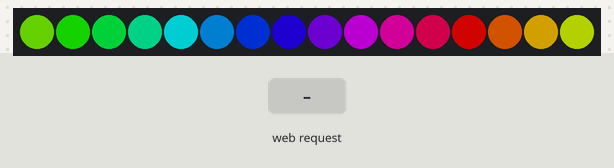
The sketch below on a simulated ESP32-C3. Shown: 16 RGB LEDs in strip order, left to right. Inputs (shaded band) come from the test bench. Dim RGB values are drawn brighter than linear; WiFi joins after 1.5 s; servers stay silent unless stated; EEPROM starts erased; what the sketch prints to the serial monitor is not drawn.

Above: at 1.3 s.
1.4 s: HTTP request GET /set?mode=120&color=120&speed=120 received
At 1.48 s:
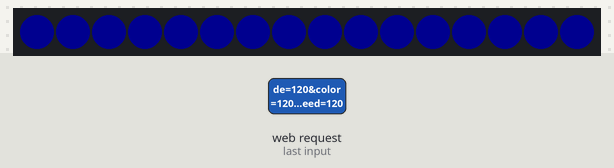
3.3 s: HTTP request GET /set?mode=1&color=1&speed=1 received
At 3.3 s:
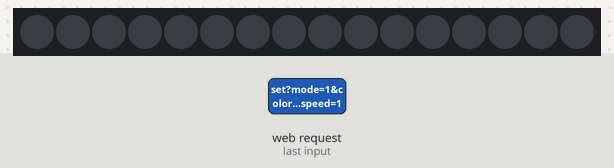
Timing chart, 0 to 6.3 s (numbered marks = the images above; inputs shaded):
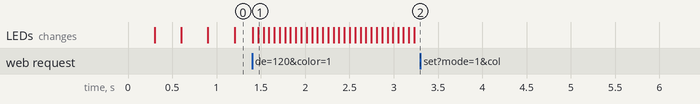

The sketch:

Litho_LED_Pixel_Espc3.ino
```cpp
/*
 * PARVEEN – ESP32-C3 Super Mini + 4x4 WS2812B Wi-Fi LED controller
 *
 * Hotspot "PARVEEN" (password 12345678) is ALWAYS on:
 *    http://192.168.4.1/        -> control page (or setup page if no Wi-Fi saved yet)
 *    http://192.168.4.1/setup   -> enter / change home Wi-Fi credentials
 * Once joined to your home Wi-Fi (IP from router / DHCP):
 *    http://PARVEEN.local/     -> control page (mDNS)
 *    http://<ip shown on page or Serial>/
 *
 * Mode, colour, speed and brightness are saved to flash and restored after power loss / reset.
 *
 * Library needed: Adafruit NeoPixel (Library Manager)
 * Board: "ESP32C3 Dev Module"  (USB CDC On Boot: Enabled for Serial output)
 */

#include <WiFi.h>
#include <WebServer.h>
#include <DNSServer.h>
#include <ESPmDNS.h>
#include <Preferences.h>
#include <Adafruit_NeoPixel.h>

// ---------------- hardware ----------------
#define LED_PIN     8           // matrix DIN
#define NUM_LEDS    16
#define AP_SSID     "PARVEEN"
#define AP_PASS     "12345678"
#define MDNS_NAME   "PARVEEN"  // -> http://PARVEEN.local

Adafruit_NeoPixel strip(NUM_LEDS, LED_PIN, NEO_GRB + NEO_KHZ800);
WebServer   server(80);
DNSServer   dns;
Preferences prefs;

// ---------------- state ----------------
enum Mode { OFF, SOLID, RAINBOW, BREATHE, BLINK };
Mode     mode       = RAINBOW;
uint8_t  r = 255, g = 136, b = 0;
uint8_t  speed      = 50;    // 1..100
uint8_t  brightness = 120;   // 5..255
bool     haveCreds  = false;
bool     staUp      = false;

bool     settingsDirty   = false;
uint32_t settingsDirtyAt = 0;

const char* modeName(Mode m) {
  switch (m) {
    case OFF:     return "off";
    case SOLID:   return "solid";
    case RAINBOW: return "rainbow";
    case BREATHE: return "breathe";
    default:      return "blink";
  }
}
Mode modeFromName(const String& s) {
  if (s == "off")     return OFF;
  if (s == "solid")   return SOLID;
  if (s == "rainbow") return RAINBOW;
  if (s == "breathe") return BREATHE;
  return BLINK;
}

// ---------------- web pages ----------------
const char SETUP_HTML[] PROGMEM = R"rawliteral(
<!DOCTYPE html><html><head><meta charset="utf-8"><meta name="viewport" content="width=device-width,initial-scale=1">
<title>PARVEEN Setup</title>
<style>
body{font-family:system-ui,sans-serif;background:#0b0d12;color:#eef1f6;display:flex;align-items:center;justify-content:center;min-height:100vh;margin:0}
.card{background:rgba(255,255,255,.06);border:1px solid rgba(255,255,255,.12);border-radius:18px;padding:28px;width:min(92vw,380px)}
h1{font-size:20px;margin:0 0 4px}p{color:#9aa3b2;font-size:13px;margin:0 0 18px}
label{display:block;font-size:12px;color:#9aa3b2;margin:12px 0 4px}
input{width:100%;padding:11px;border-radius:10px;border:1px solid rgba(255,255,255,.15);background:rgba(0,0,0,.3);color:#fff;font-size:15px;box-sizing:border-box}
button{width:100%;margin-top:20px;padding:13px;border:none;border-radius:10px;background:#ff8800;color:#000;font-weight:600;font-size:15px;cursor:pointer}
a{color:#9aa3b2;font-size:12px;display:block;text-align:center;margin-top:14px}
</style></head><body>
<form class="card" method="POST" action="/save">
<h1>PARVEEN</h1><p>Connect this device to your home Wi-Fi</p>
<label>Wi-Fi name (SSID)</label><input name="ssid" required>
<label>Password</label><input name="pass" type="password">
<button>Save &amp; connect</button>
<a href="/">Back to control page</a>
</form></body></html>
)rawliteral";

const char CONTROL_HTML[] PROGMEM = R"rawliteral(
<!DOCTYPE html><html lang="en"><head><meta charset="utf-8">
<meta name="viewport" content="width=device-width,initial-scale=1">
<title>PARVEEN · LED Control</title>
<style>
:root{--accent:#ff8800;--bg:#0b0d12;--card:rgba(255,255,255,.06);--line:rgba(255,255,255,.12);--txt:#eef1f6;--muted:#9aa3b2}
*{box-sizing:border-box;margin:0;padding:0}
body{font-family:Inter,system-ui,-apple-system,"Segoe UI",Roboto,sans-serif;background:var(--bg);color:var(--txt);min-height:100vh;overflow-x:hidden}
.bg{position:fixed;inset:0;z-index:-1;overflow:hidden}
.bg span{position:absolute;border-radius:50%;filter:blur(90px);background:var(--accent);opacity:.55;animation:float 14s ease-in-out infinite alternate;transition:background .4s}
.bg span:nth-child(1){width:55vmax;height:55vmax;top:-20vmax;left:-15vmax}
.bg span:nth-child(2){width:45vmax;height:45vmax;bottom:-15vmax;right:-10vmax;animation-delay:-5s;opacity:.4}
.bg span:nth-child(3){width:30vmax;height:30vmax;top:40%;left:40%;animation-delay:-9s;opacity:.3}
@keyframes float{from{transform:translate(0,0) scale(1)}to{transform:translate(8vmax,6vmax) scale(1.15)}}
.wrap{max-width:720px;margin:0 auto;padding:40px 20px 60px}
header{display:flex;align-items:center;justify-content:space-between;margin-bottom:28px}
h1{font-size:22px;font-weight:600;letter-spacing:.5px}
.badge{font-size:12px;color:var(--muted);display:flex;align-items:center;gap:6px}
.dot{width:8px;height:8px;border-radius:50%;background:#2ecc71;box-shadow:0 0 10px #2ecc71}
.dot.off{background:#e74c3c;box-shadow:0 0 10px #e74c3c}
.card{background:var(--card);border:1px solid var(--line);border-radius:18px;padding:22px;margin-bottom:18px;backdrop-filter:blur(18px);-webkit-backdrop-filter:blur(18px)}
.card h2{font-size:13px;text-transform:uppercase;letter-spacing:1.5px;color:var(--muted);margin-bottom:14px}
.modes{display:grid;grid-template-columns:repeat(auto-fit,minmax(110px,1fr));gap:10px}
.modes button{padding:14px 10px;border-radius:12px;border:1px solid var(--line);background:rgba(255,255,255,.04);color:var(--txt);font-size:14px;cursor:pointer;transition:.2s}
.modes button:hover{background:rgba(255,255,255,.1)}
.modes button.on{background:var(--accent);border-color:transparent;color:#000;font-weight:600;box-shadow:0 0 24px var(--accent)}
.row{display:flex;align-items:center;gap:14px;margin-top:12px}
.row label{min-width:90px;font-size:14px;color:var(--muted)}
input[type=range]{flex:1;accent-color:var(--accent)}
.val{min-width:44px;text-align:right;font-variant-numeric:tabular-nums;font-size:14px}
.picker{display:flex;align-items:center;gap:16px;flex-wrap:wrap}
input[type=color]{width:64px;height:64px;border:none;border-radius:50%;background:none;cursor:pointer;padding:0}
input[type=color]::-webkit-color-swatch-wrapper{padding:0}
input[type=color]::-webkit-color-swatch{border-radius:50%;border:3px solid var(--line)}
.swatches{display:flex;gap:10px;flex-wrap:wrap}
.swatches div{width:30px;height:30px;border-radius:50%;cursor:pointer;border:2px solid rgba(255,255,255,.2);transition:.15s}
.swatches div:hover{transform:scale(1.15)}
.hex{font-family:ui-monospace,monospace;color:var(--muted);font-size:14px}
footer{text-align:center;color:var(--muted);font-size:12px;margin-top:20px}
footer a{color:var(--muted)}
</style></head><body>
<div class="bg"><span></span><span></span><span></span></div>
<div class="wrap">
<header><h1>PARVEEN</h1><div class="badge"><span class="dot" id="dot"></span><span id="ip">…</span></div></header>

<div class="card"><h2>Mode</h2><div class="modes" id="modes">
<button data-m="off">Off</button><button data-m="solid">Solid</button><button data-m="rainbow">Rainbow</button>
<button data-m="breathe">Breathe</button><button data-m="blink">Blink</button></div></div>

<div class="card"><h2>Colour</h2><div class="picker">
<input type="color" id="color" value="#ff8800"><span class="hex" id="hex">#ff8800</span>
<div class="swatches" id="sw"></div></div></div>

<div class="card"><h2>Settings</h2>
<div class="row"><label>Speed</label><input type="range" id="speed" min="1" max="100" value="50"><span class="val" id="speedv">50</span></div>
<div class="row"><label>Brightness</label><input type="range" id="bri" min="5" max="255" value="120"><span class="val" id="briv">120</span></div></div>

<footer>ESP32-C3 · <a href="/setup">Wi-Fi setup</a> · <a href="/reset" onclick="return confirm('Forget Wi-Fi and reboot?')">forget Wi-Fi</a></footer>
</div>
<script>
const $=id=>document.getElementById(id);
const presets=['#ff0000','#ff8800','#ffee00','#00ff66','#00d4ff','#2255ff','#aa33ff','#ff33aa','#ffffff'];
presets.forEach(c=>{const d=document.createElement('div');d.style.background=c;d.onclick=()=>setColor(c,true);$('sw').appendChild(d)});
let t;
function apply(s){setMode(s.mode);$('ip').textContent=s.sta?('Home Wi-Fi: '+s.ip):'Hotspot only';$('dot').classList.toggle('off',!s.sta)}
function send(p){fetch('/set?'+new URLSearchParams(p)).then(r=>r.json()).then(apply).catch(()=>{})}
function debounce(p){clearTimeout(t);t=setTimeout(()=>send(p),80)}
function setColor(c,push){document.documentElement.style.setProperty('--accent',c);$('color').value=c;$('hex').textContent=c;if(push)send({color:c.slice(1)})}
function setMode(m){[...$('modes').children].forEach(b=>b.classList.toggle('on',b.dataset.m===m))}
$('color').addEventListener('input',e=>{setColor(e.target.value,false);debounce({color:e.target.value.slice(1)})});
$('modes').addEventListener('click',e=>{if(e.target.dataset.m){setMode(e.target.dataset.m);send({mode:e.target.dataset.m})}});
$('speed').addEventListener('input',e=>{$('speedv').textContent=e.target.value;debounce({speed:e.target.value})});
$('bri').addEventListener('input',e=>{$('briv').textContent=e.target.value;debounce({bri:e.target.value})});
function refresh(){fetch('/state').then(r=>r.json()).then(s=>{apply(s);setColor('#'+s.color,false);
 $('speed').value=s.speed;$('speedv').textContent=s.speed;$('bri').value=s.bri;$('briv').textContent=s.bri}).catch(()=>{})}
refresh();setInterval(()=>fetch('/state').then(r=>r.json()).then(apply).catch(()=>{}),5000);
</script></body></html>
)rawliteral";

// ---------------- helpers ----------------
String stateJson() {
  char buf[200];
  snprintf(buf, sizeof(buf),
           "{\"mode\":\"%s\",\"color\":\"%02x%02x%02x\",\"speed\":%u,\"bri\":%u,\"sta\":%s,\"ip\":\"%s\"}",
           modeName(mode), r, g, b, speed, brightness,
           staUp ? "true" : "false", WiFi.localIP().toString().c_str());
  return String(buf);
}

// ---------------- settings persistence ----------------
void loadSettings() {
  prefs.begin("led", true);
  mode       = (Mode)prefs.getUChar("mode", RAINBOW);
  r          = prefs.getUChar("r",     255);
  g          = prefs.getUChar("g",     136);
  b          = prefs.getUChar("b",     0);
  speed      = prefs.getUChar("speed", 50);
  brightness = prefs.getUChar("bri",   120);
  prefs.end();
}

void saveSettings() {
  prefs.begin("led", false);
  prefs.putUChar("mode",  (uint8_t)mode);
  prefs.putUChar("r",     r);
  prefs.putUChar("g",     g);
  prefs.putUChar("b",     b);
  prefs.putUChar("speed", speed);
  prefs.putUChar("bri",   brightness);
  prefs.end();
  Serial.println("Settings saved");
}

void markDirty() { settingsDirty = true; settingsDirtyAt = millis(); }

// write to flash 2 s after the last change (avoids wearing flash while dragging sliders)
void serviceSettings() {
  if (settingsDirty && millis() - settingsDirtyAt > 2000) {
    settingsDirty = false;
    saveSettings();
  }
}

// ---------------- LED animation (non-blocking) ----------------
void updateLeds() {
  static uint32_t lastFrame = 0, lastBlink = 0;
  static uint16_t hue = 0;
  static bool blinkOn = true;
  uint32_t now = millis();
  if (now - lastFrame < 20) return;          // ~50 fps
  lastFrame = now;

  switch (mode) {
    case OFF:
      strip.clear();
      break;
    case SOLID:
      strip.fill(strip.Color(r, g, b));
      break;
    case RAINBOW:
      hue += map(speed, 1, 100, 20, 600);
      for (int i = 0; i < NUM_LEDS; i++)
        strip.setPixelColor(i, strip.ColorHSV(hue + i * (65536L / NUM_LEDS)));
      break;
    case BREATHE: {
      float period = map(speed, 1, 100, 6000, 800);
      float lvl = (sinf(2 * PI * now / period - PI / 2) + 1) / 2;
      lvl = 0.03 + 0.97 * lvl * lvl;
      strip.fill(strip.Color(r * lvl, g * lvl, b * lvl));
      break;
    }
    case BLINK: {
      uint32_t interval = map(speed, 1, 100, 1000, 50);
      if (now - lastBlink >= interval) { lastBlink = now; blinkOn = !blinkOn; }
      if (blinkOn) strip.fill(strip.Color(r, g, b)); else strip.clear();
      break;
    }
  }
  strip.show();
}

// ---------------- HTTP handlers ----------------
void handleRoot()  { server.send_P(200, "text/html", haveCreds ? CONTROL_HTML : SETUP_HTML); }
void handleSetup() { server.send_P(200, "text/html", SETUP_HTML); }
void handleState() { server.send(200, "application/json", stateJson()); }

void handleSet() {
  if (server.hasArg("mode"))  mode = modeFromName(server.arg("mode"));
  if (server.hasArg("color")) {
    uint32_t c = strtoul(server.arg("color").c_str(), nullptr, 16);
    r = (c >> 16) & 0xFF; g = (c >> 8) & 0xFF; b = c & 0xFF;
    if (mode == OFF || mode == RAINBOW) mode = SOLID;
  }
  if (server.hasArg("speed")) speed = constrain(server.arg("speed").toInt(), 1, 100);
  if (server.hasArg("bri")) {
    brightness = constrain(server.arg("bri").toInt(), 5, 255);
    strip.setBrightness(brightness);
  }
  markDirty();
  server.send(200, "application/json", stateJson());
}

void handleSave() {
  prefs.begin("wifi", false);
  prefs.putString("ssid", server.arg("ssid"));
  prefs.putString("pass", server.arg("pass"));
  prefs.end();
  server.send(200, "text/html",
    "<body style='font-family:system-ui;background:#0b0d12;color:#eef1f6;text-align:center;padding:30vh 20px 0'>"
    "<h2>Saved. Rebooting…</h2>"
    "<p>Stay on the PARVEEN hotspot and open <b>http://192.168.4.1/</b> — the page will show the home-network IP.<br>"
    "Or on your home Wi-Fi open <b>http://PARVEEN.local/</b></p></body>");
  delay(1500);
  ESP.restart();
}

void handleReset() {
  prefs.begin("wifi", false); prefs.clear(); prefs.end();
  server.send(200, "text/plain", "Wi-Fi cleared. Rebooting...");
  delay(1000);
  ESP.restart();
}

// Captive-portal probes -> redirect to this device's own address on whichever interface was used
void handleCaptive() {
  server.sendHeader("Location", "http://" + server.client().localIP().toString() + "/", true);
  server.send(302, "text/plain", "");
}

// ---------------- Wi-Fi ----------------
void startWiFi() {
  prefs.begin("wifi", true);
  String ssid = prefs.getString("ssid", "");
  String pass = prefs.getString("pass", "");
  prefs.end();
  haveCreds = !ssid.isEmpty();

  WiFi.persistent(false);
  WiFi.mode(WIFI_AP_STA);
  WiFi.setSleep(false);
  WiFi.softAP(AP_SSID, AP_PASS, 1, 0, 4);
  WiFi.setTxPower(WIFI_POWER_8_5dBm);             // stability fix for C3 Super Mini
  delay(100);
  dns.start(53, "*", WiFi.softAPIP());
  Serial.printf("Hotspot %s at %s\n", AP_SSID, WiFi.softAPIP().toString().c_str());

  if (haveCreds) {
    WiFi.setAutoReconnect(true);
    WiFi.begin(ssid.c_str(), pass.c_str());        // DHCP: router assigns the IP
    Serial.printf("Connecting to %s ...\n", ssid.c_str());
  } else {
    Serial.println("No Wi-Fi saved. Open http://192.168.4.1/ on the hotspot to set it up.");
  }
}

// Called from loop: tracks home Wi-Fi connection state
void serviceWiFi() {
  bool connected = (WiFi.status() == WL_CONNECTED);

  if (connected && !staUp) {
    staUp = true;
    Serial.printf("Connected. IP: %s   (http://%s.local/)\n",
                  WiFi.localIP().toString().c_str(), MDNS_NAME);
    if (MDNS.begin(MDNS_NAME)) MDNS.addService("http", "tcp", 80);
  } else if (!connected && staUp) {
    staUp = false;
    Serial.println("Wi-Fi lost, reconnecting...");
  }
}

// ---------------- setup / loop ----------------
void setup() {
  Serial.begin(115200);
  loadSettings();                                 // restore last mode/colour/speed/brightness
  strip.begin();
  strip.setBrightness(brightness);
  strip.show();

  startWiFi();

  server.on("/",      HTTP_GET,  handleRoot);
  server.on("/setup", HTTP_GET,  handleSetup);
  server.on("/state", HTTP_GET,  handleState);
  server.on("/set",   HTTP_GET,  handleSet);
  server.on("/save",  HTTP_POST, handleSave);
  server.on("/reset", HTTP_GET,  handleReset);
  server.on("/generate_204",              handleCaptive);   // Android
  server.on("/gen_204",                   handleCaptive);
  server.on("/hotspot-detect.html",       handleCaptive);   // iOS / macOS
  server.on("/library/test/success.html", handleCaptive);
  server.on("/connecttest.txt",           handleCaptive);   // Windows
  server.on("/ncsi.txt",                  handleCaptive);
  server.on("/fwlink",                    handleCaptive);
  server.onNotFound(handleCaptive);
  server.begin();
}

void loop() {
  dns.processNextRequest();
  server.handleClient();
  serviceWiFi();
  serviceSettings();
  updateLeds();
}
```

Measured:
- after the input at 1.4 s, the LEDs: first change at once (image 1 shows a later state)
- after the input at 3.3 s, every drawn part: stays the same
